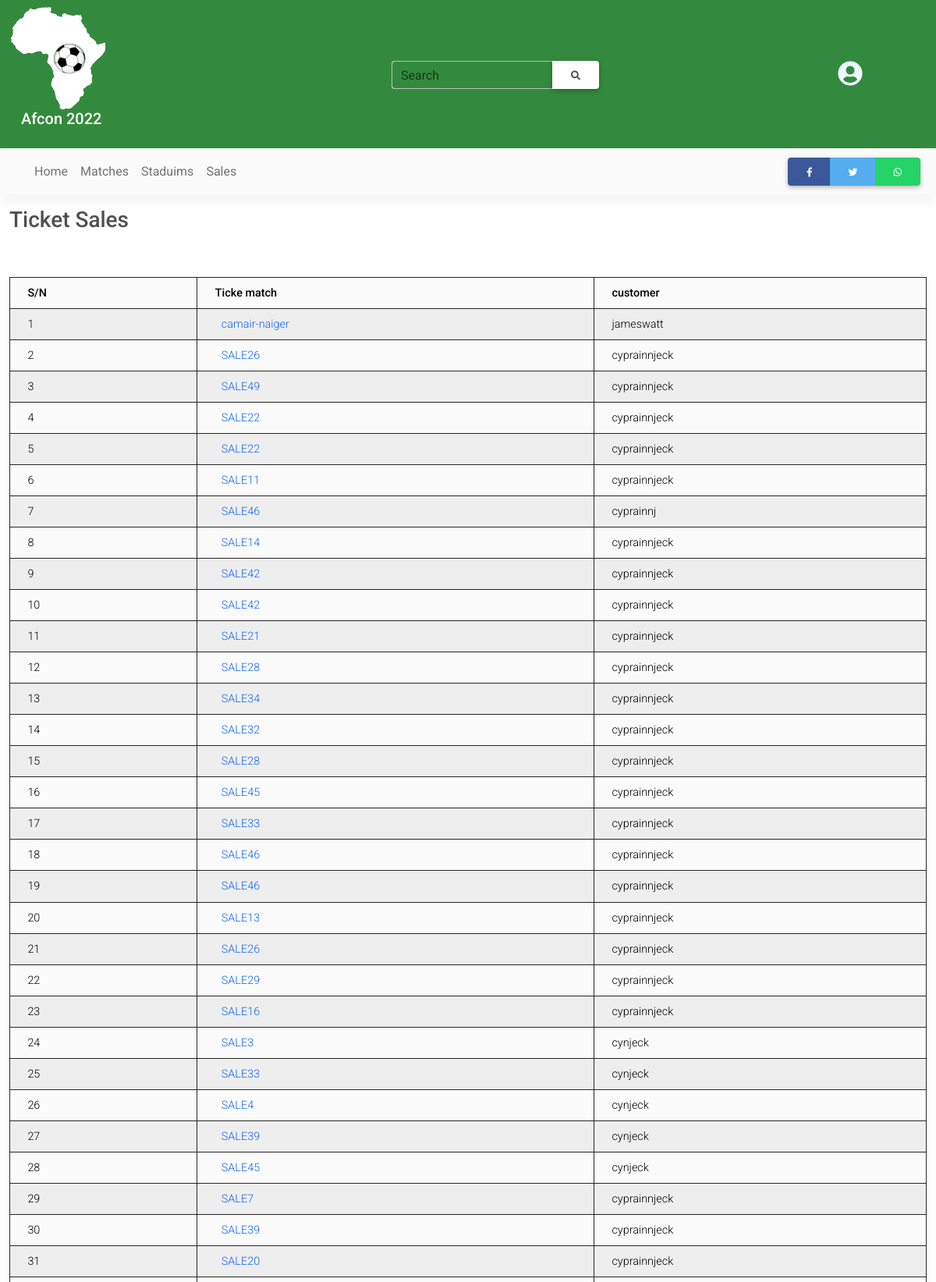
Page /sales/ (upper part) on the committed database.
### ticket_sales/models.py (models this page shows, shortened)
class Sales(models.Model):
    sales_name = models.CharField(max_length=200)
    sales_ticket = models.ForeignKey(Tickets,on_delete=RESTRICT)
    sales_customer = models.ForeignKey(Customer,on_delete=RESTRICT)
    sales_date    = models.DateField(null=True)

class Customer(models.Model):
    customer_first_name = models.CharField(max_length=200)
    customer_last_name  = models.CharField(max_length=200)
    customer_email      = models.EmailField()
    customer_phone      = models.PositiveIntegerField(max_length=9)
    customer_idcard     = models.PositiveIntegerField(max_length=9)
    def __str__(self):
        return self.customer_first_name + '' + self.customer_last_name

### ticket_sales/views.py (the view)
# urls.py: path('sales/',views.sales, name = 'salespage'),
def sales(request):
    sales = Sales.objects.all().order_by('sales_date')
    context = {
        'sales': sales
    }
    return render(request,'sales.html',context=context)

### templates/sales.html (shortened to what this page needs)
{% extends "base.html" %}
{% block content %}
<div class="content mt-3 ml-5 w-100 ">
    <main>
      <div class="container-fluid ">
        <div class="row d-md-flex  justify-content-center">
            <h3>Ticket Sales</h3>
                  <div class="table-responsive mt-5">
                  <table class="table table-striped table-hover table-bordered table-sm table-light border-dark">
                    <thead>
                      <tr>
                        <th scope="col">S/N</th>
                        <th scope="col">Ticke match </th>
                        <th scope="col">customer</th>
                      </tr>
                    </thead>
                    <tbody>
                      {% for sale in sales %}
                      <tr>
                        <td>{{sale.id}}</td>
                        <td><a href="" class="p-2">{{sale.sales_name}}</a></td>
                        <td>{{sale.sales_customer}}</td>
                      </tr>
                      {% endfor%}
                    </tbody>
                      </table>
                  </div>
        </div>
  {% endblock %}

### templates/assets/css/style.css (style rules this page uses)
.content { transition: all 0.2s none; }

### rows in the picture
Sales: id "1", sales_name "camair-naiger", sales_customer "jameswatt"
Sales: id "2", sales_name "SALE26", sales_customer "cyprainnjeck"
Sales: id "3", sales_name "SALE49", sales_customer "cyprainnjeck"
Sales: id "4", sales_name "SALE22", sales_customer "cyprainnjeck"
Sales: id "5", sales_name "SALE22", sales_customer "cyprainnjeck"
Sales: id "6", sales_name "SALE11", sales_customer "cyprainnjeck"
Sales: id "7", sales_name "SALE46", sales_customer "cyprainnj"
Sales: id "8", sales_name "SALE14", sales_customer "cyprainnjeck"
Sales: id "9", sales_name "SALE42", sales_customer "cyprainnjeck"
Sales: id "10", sales_name "SALE42", sales_customer "cyprainnjeck"
Sales: id "11", sales_name "SALE21", sales_customer "cyprainnjeck"
Sales: id "12", sales_name "SALE28", sales_customer "cyprainnjeck"
Sales: id "13", sales_name "SALE34", sales_customer "cyprainnjeck"
Sales: id "14", sales_name "SALE32", sales_customer "cyprainnjeck"
Sales: id "15", sales_name "SALE28", sales_customer "cyprainnjeck"
Sales: id "16", sales_name "SALE45", sales_customer "cyprainnjeck"
Sales: id "17", sales_name "SALE33", sales_customer "cyprainnjeck"
Sales: id "18", sales_name "SALE46", sales_customer "cyprainnjeck"
Sales: id "19", sales_name "SALE46", sales_customer "cyprainnjeck"
Sales: id "20", sales_name "SALE13", sales_customer "cyprainnjeck"
Sales: id "21", sales_name "SALE26", sales_customer "cyprainnjeck"
Sales: id "22", sales_name "SALE29", sales_customer "cyprainnjeck"
Sales: id "23", sales_name "SALE16", sales_customer "cyprainnjeck"
Sales: id "24", sales_name "SALE3", sales_customer "cynjeck"
Sales: id "25", sales_name "SALE33", sales_customer "cynjeck"
Sales: id "26", sales_name "SALE4", sales_customer "cynjeck"
Sales: id "27", sales_name "SALE39", sales_customer "cynjeck"
Sales: id "28", sales_name "SALE45", sales_customer "cynjeck"
Sales: id "29", sales_name "SALE7", sales_customer "cyprainnjeck"
Sales: id "30", sales_name "SALE39", sales_customer "cyprainnjeck"
Sales: id "31", sales_name "SALE20", sales_customer "cyprainnjeck"
